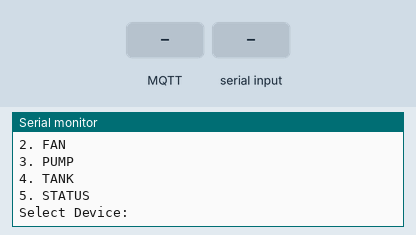
This sketch was run on a simulated ESP32. On the bench: the last lines printed to the serial monitor. The inputs (shaded band) are chosen by the test bench. WiFi joins after 1.5 s; servers stay silent unless stated; no MQTT or app messages arrive unless stated.

Above: at 2.7 s.
2.8 s: MQTT message "ON" arrives on the first subscribed topic
At 4.0 s:
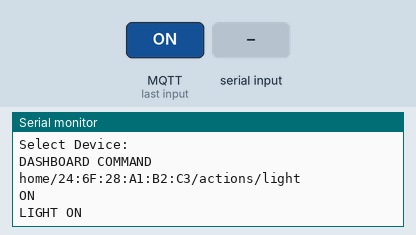
4.3 s: "1\n" received over Serial
At 5.1 s:
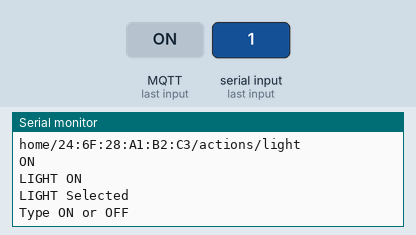
5.8 s: MQTT message "FULL" arrives on the first subscribed topic
At 6.3 s:
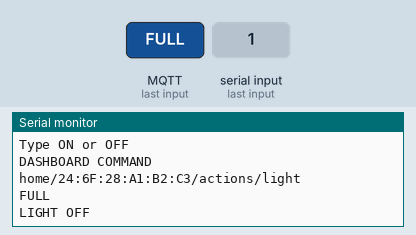
7.3 s: "2\n" received over Serial
At 8.5 s:
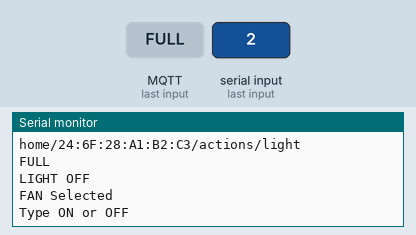
8.8 s: MQTT message "OFF" arrives on the first subscribed topic
At 9.8 s:
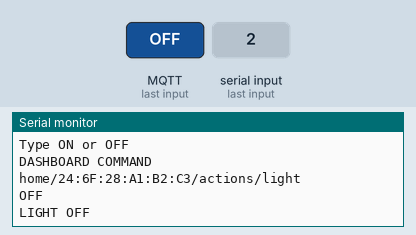
10.3 s: "ON\n" received over Serial
At 10.9 s:
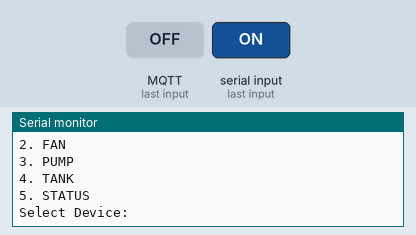

Measured:
- after the input at 2.8 s, the serial monitor: prints a new line at once (image 1)
- after the input at 4.3 s, the serial monitor: prints a new line at once (image 2)
- after the input at 5.8 s, the serial monitor: prints a new line at once (image 3)
- after the input at 7.3 s, the serial monitor: prints a new line at once (image 4)
- after the input at 8.8 s, the serial monitor: prints a new line at once (image 5)
- after the input at 10.3 s, the serial monitor: prints a new line at once (image 6)

The sketch:

esp32_water_system.ino
```cpp
#include <WiFi.h>
#include <PubSubClient.h>
#include "secrets.h"

const int MQTT_PORT = 1883;

WiFiClient espClient;
PubSubClient mqttClient(espClient);

String deviceID;
String statusTopic;
String tankTopic;
String ackTopic;
String lightTopic;
String fanTopic;
String pumpTopic;
String tankActionTopic;

bool tankFull = false;
bool lightState = false;
bool fanState = false;
bool pumpState = false;

int selectedDevice = 0;
unsigned long lastHeartbeat = 0;

void publishAck(const char* message)
{
  mqttClient.publish(ackTopic.c_str(), message);
}

void publishStatus()
{
  mqttClient.publish(statusTopic.c_str(), "ONLINE", false);
}

void printMenu()
{
  Serial.println();
  Serial.println("===== MENU =====");
  Serial.println("1. LIGHT");
  Serial.println("2. FAN");
  Serial.println("3. PUMP");
  Serial.println("4. TANK");
  Serial.println("5. STATUS");
  Serial.println();
  Serial.println("Select Device:");
}

void setLight(bool enabled)
{
  lightState = enabled;
  publishAck(enabled ? "LIGHT ON" : "LIGHT OFF");
  Serial.println(enabled ? "LIGHT ON" : "LIGHT OFF");
}

void setFan(bool enabled)
{
  fanState = enabled;
  publishAck(enabled ? "FAN ON" : "FAN OFF");
  Serial.println(enabled ? "FAN ON" : "FAN OFF");
}

void setPump(bool enabled)
{
  if (enabled && tankFull)
  {
    pumpState = false;
    publishAck("PUMP BLOCKED - TANK FULL");
    Serial.println("ERROR: PUMP BLOCKED - TANK FULL");
    return;
  }

  pumpState = enabled;
  publishAck(enabled ? "PUMP ON" : "PUMP OFF");
  Serial.println(enabled ? "PUMP ON" : "PUMP OFF");
}

void setTank(bool full)
{
  tankFull = full;

  if (tankFull)
  {
    pumpState = false;
    mqttClient.publish(tankTopic.c_str(), "FULL", true);
    publishAck("PUMP OFF");
    Serial.println("TANK FULL -> PUMP FORCED OFF");
    return;
  }

  mqttClient.publish(tankTopic.c_str(), "EMPTY", true);
  publishAck("TANK EMPTY");
  Serial.println("TANK EMPTY");
}

void connectWiFi()
{
  Serial.print("Connecting WiFi");
  WiFi.begin(WIFI_SSID, WIFI_PASSWORD);

  while (WiFi.status() != WL_CONNECTED)
  {
    delay(500);
    Serial.print(".");
  }

  Serial.println();
  Serial.println("WiFi Connected");
  Serial.println(WiFi.localIP());
}

void mqttCallback(char* topic, byte* payload, unsigned int length)
{
  String msg = "";

  for (unsigned int i = 0; i < length; i++)
    msg += (char)payload[i];

  msg.trim();
  msg.toUpperCase();

  String t = String(topic);

  Serial.println();
  Serial.println("DASHBOARD COMMAND");
  Serial.println(t);
  Serial.println(msg);

  if (t == lightTopic)
  {
    setLight(msg == "ON");
    return;
  }

  if (t == fanTopic)
  {
    setFan(msg == "ON");
    return;
  }

  if (t == pumpTopic)
  {
    setPump(msg == "ON");
    return;
  }

  if (t == tankActionTopic)
  {
    setTank(msg == "FULL");
    return;
  }
}

void connectMQTT()
{
  while (!mqttClient.connected() && WiFi.status() == WL_CONNECTED)
  {
    Serial.println("Connecting MQTT...");

    if (mqttClient.connect(
          deviceID.c_str(),
          nullptr,
          nullptr,
          statusTopic.c_str(),
          1,
          true,
          "OFFLINE"
        ))
    {
      Serial.println("MQTT Connected");

      mqttClient.subscribe(lightTopic.c_str());
      mqttClient.subscribe(fanTopic.c_str());
      mqttClient.subscribe(pumpTopic.c_str());
      mqttClient.subscribe(tankActionTopic.c_str());

      Serial.println("Subscribed dashboard commands:");
      Serial.println(lightTopic);
      Serial.println(fanTopic);
      Serial.println(pumpTopic);
      Serial.println(tankActionTopic);

      publishStatus();
      mqttClient.publish(tankTopic.c_str(), tankFull ? "FULL" : "EMPTY", true);
      Serial.println("ONLINE Published");
    }
    else
    {
      Serial.print("MQTT Error RC=");
      Serial.println(mqttClient.state());
      delay(5000);
    }
  }
}

void printStatus()
{
  Serial.println();
  Serial.println("===== STATUS =====");
  Serial.print("WiFi : ");
  Serial.println(WiFi.status() == WL_CONNECTED ? "ONLINE" : "OFFLINE");
  Serial.print("MQTT : ");
  Serial.println(mqttClient.connected() ? "ONLINE" : "OFFLINE");
  Serial.print("Tank : ");
  Serial.println(tankFull ? "FULL" : "EMPTY");
  Serial.print("Light : ");
  Serial.println(lightState ? "ON" : "OFF");
  Serial.print("Fan : ");
  Serial.println(fanState ? "ON" : "OFF");
  Serial.print("Pump : ");
  Serial.println(pumpState ? "ON" : "OFF");
}

void handleSerialInput(String input)
{
  input.trim();
  input.toUpperCase();

  if (input == "1")
  {
    selectedDevice = 1;
    Serial.println("LIGHT Selected");
    Serial.println("Type ON or OFF");
    return;
  }

  if (input == "2")
  {
    selectedDevice = 2;
    Serial.println("FAN Selected");
    Serial.println("Type ON or OFF");
    return;
  }

  if (input == "3")
  {
    selectedDevice = 3;
    Serial.println("PUMP Selected");
    Serial.println("Type ON or OFF");
    return;
  }

  if (input == "4")
  {
    selectedDevice = 4;
    Serial.println("TANK Selected");
    Serial.println("Type FULL or EMPTY");
    return;
  }

  if (input == "5")
  {
    printStatus();
    printMenu();
    return;
  }

  if (selectedDevice == 1)
  {
    if (input == "ON" || input == "OFF")
      setLight(input == "ON");

    printMenu();
    return;
  }

  if (selectedDevice == 2)
  {
    if (input == "ON" || input == "OFF")
      setFan(input == "ON");

    printMenu();
    return;
  }

  if (selectedDevice == 3)
  {
    if (input == "ON" || input == "OFF")
      setPump(input == "ON");

    printMenu();
    return;
  }

  if (selectedDevice == 4)
  {
    if (input == "FULL" || input == "EMPTY")
      setTank(input == "FULL");

    printMenu();
  }
}

void setup()
{
  Serial.begin(115200);
  connectWiFi();

  deviceID = WiFi.macAddress();
  statusTopic = "home/" + deviceID + "/device/status";
  tankTopic = "home/" + deviceID + "/tank/status";
  ackTopic = "home/" + deviceID + "/ack";
  lightTopic = "home/" + deviceID + "/actions/light";
  fanTopic = "home/" + deviceID + "/actions/fan";
  pumpTopic = "home/" + deviceID + "/actions/pump";
  tankActionTopic = "home/" + deviceID + "/actions/tank";

  mqttClient.setServer(MQTT_SERVER, MQTT_PORT);
  mqttClient.setCallback(mqttCallback);

  connectMQTT();

  Serial.println();
  Serial.print("Device ID: ");
  Serial.println(deviceID);

  printMenu();
}

void loop()
{
  if (WiFi.status() == WL_CONNECTED && !mqttClient.connected())
    connectMQTT();

  mqttClient.loop();

  if (millis() - lastHeartbeat > 5000)
  {
    publishStatus();
    lastHeartbeat = millis();
  }

  if (Serial.available())
  {
    String input = Serial.readStringUntil('\n');
    handleSerialInput(input);
  }
}
```

secrets.example.h
```cpp
#ifndef SMART_WATER_SECRETS_H
#define SMART_WATER_SECRETS_H

const char* WIFI_SSID = "YOUR_WIFI_NAME";
const char* WIFI_PASSWORD = "YOUR_WIFI_PASSWORD";
const char* MQTT_SERVER = "broker.hivemq.com";

#endif
```
